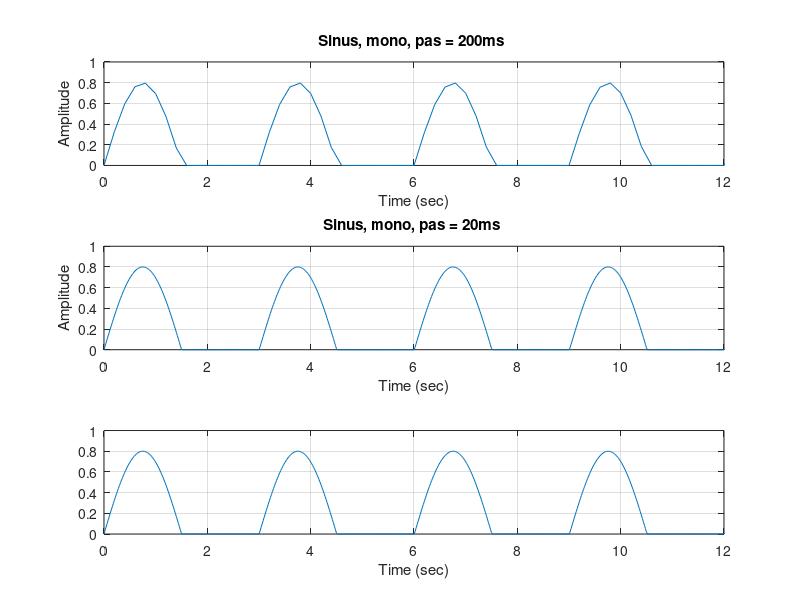

Here is the MATLAB script that generated this plot:
t1=0:0.2:100;
s1=0.8*sin(2*pi*0.333*t1);
for i=1:1:length(s1);      
    if s1(i)<0;
        s1(i)=0;
    end
end
subplot(3,1,1);
plot(t1,s1),grid

axis([0 12 0 1]);
xlabel('Time (sec)')
ylabel('Amplitude')
title('Sinus, mono, pas = 200ms ')


t2=0:0.02:100;
s2=0.8*sin(2*pi*0.333*t2);
for i2=1:1:length(s2);      
    if s2(i2)<0;
        s2(i2)=0;
    end
end
subplot(3,1,2)
plot(t2,s2),grid

axis([0 12 0 1]);
xlabel('Time (sec)')
ylabel('Amplitude')
title('Sinus, mono, pas = 20ms ')

t3=0:0.02:100;
s3=0.8*sin(2*pi*0.333*t3);
for i3=1:1:length(s3);      
    if s3(i3)<0;
        s3(i3)=0;
    end
end
subplot(3,1,3)
plot(t3,s3),grid

axis([0 12 0 1]);
xlabel('Time (sec)')
